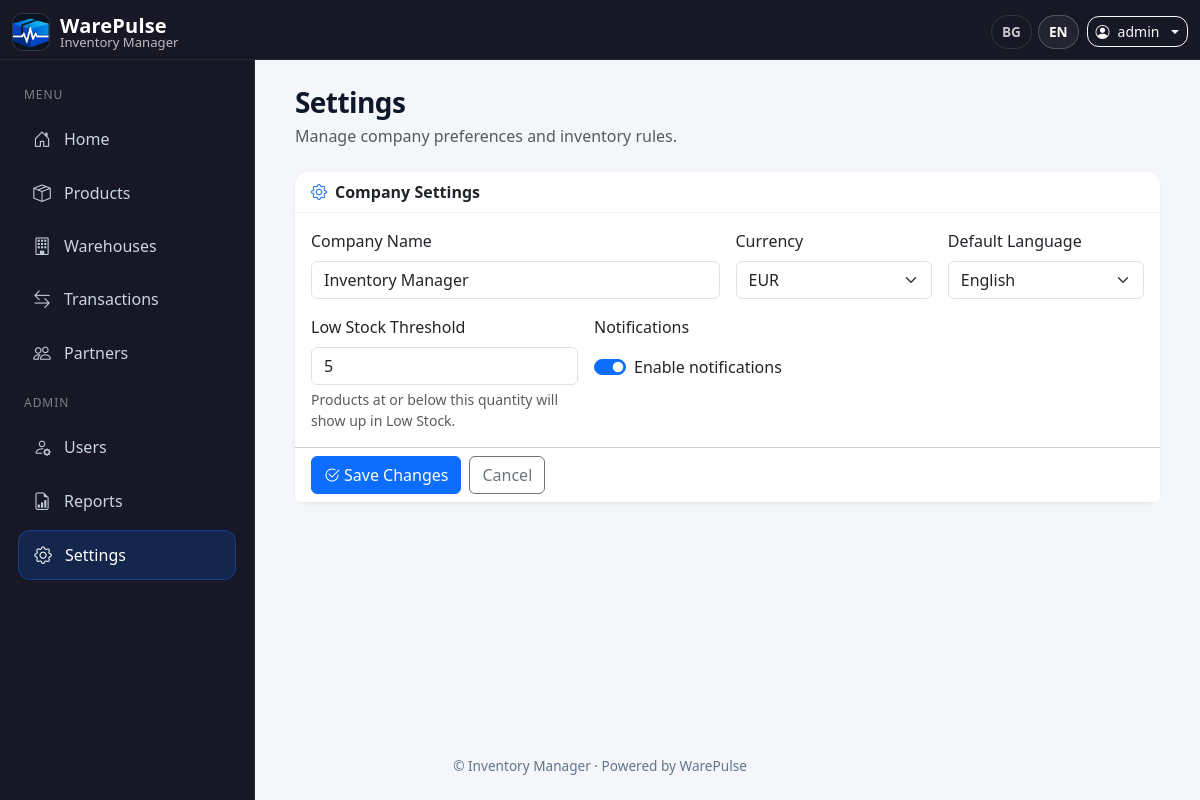
Before: /settings/ (signed in) with the older database file.
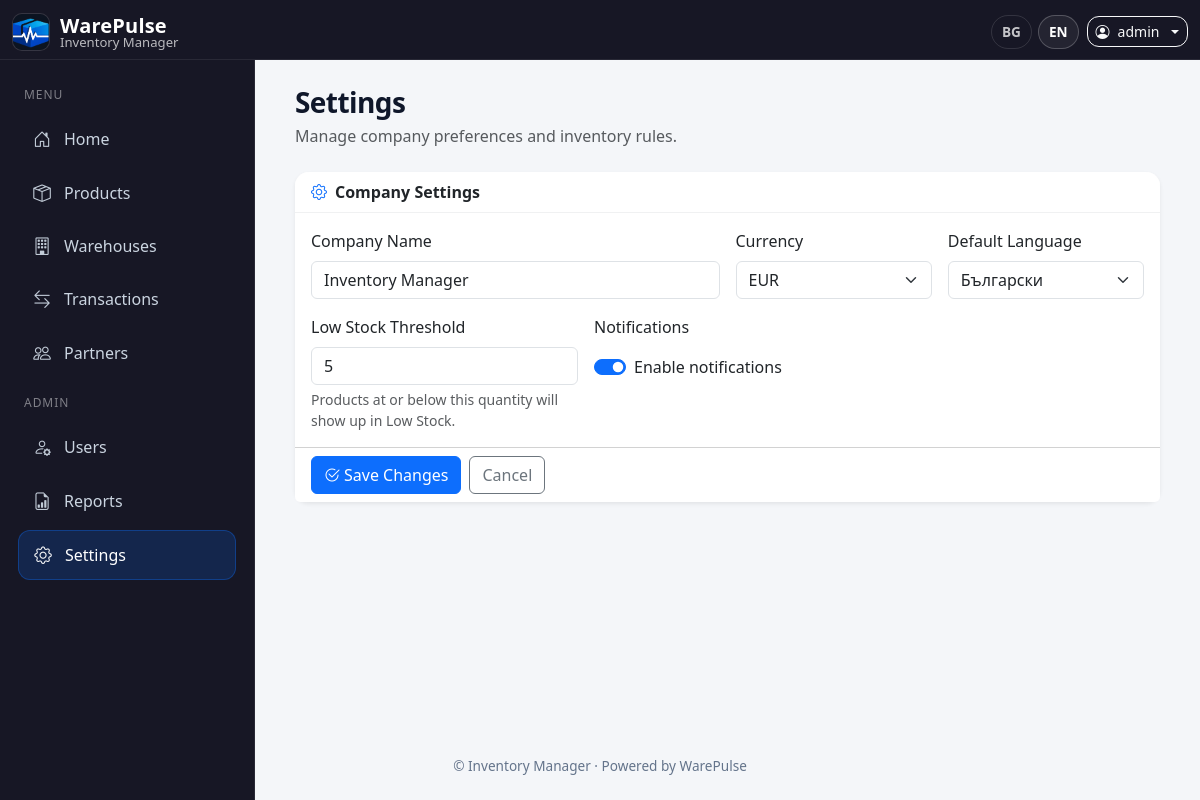
After: the same page with the newer database file.
### inventory/models.py (models this page shows)
class AppConfig(db.Model):
    id = db.Column(db.Integer, primary_key=True)
    owner_id = db.Column(db.Integer, db.ForeignKey("user.id"), nullable=False, unique=True)
    company_name = db.Column(db.String(120), default="My Company")
    logo_path = db.Column(db.String(200))
    notifications_enabled = db.Column(db.Boolean, default=True)
    low_stock_threshold = db.Column(db.Integer, default=5)
    default_language = db.Column(db.String(10), default="en")
    currency = db.Column(db.String(10), default="EUR")

### inventory/routes/settings.py (the view, shortened to what this page needs)
@bp.route("/", methods=["GET", "POST"])
@login_required
def settings():
    if not has_permission(current_user, "settings:manage"):
        flash(_("Access denied"), "danger")
        return redirect(url_for("main.index"))
    owner_id = _get_owner_id()
    if owner_id is None:
        flash(_("Owner context required."), "warning")
        return redirect(url_for("main.index"))
    config = _get_or_create_config(owner_id)
    return render_template("settings.html", config=config)

### inventory/utils/permissions.py (called while the page is built)
def _norm_role(role: str | None) -> str:
    if not role:
        return ""
    r = " ".join(role.strip().split())  # normalize whitespace
    compact = r.replace(" ", "")
    if compact == "Admin/Owner":
        return ROLE_ADMIN_OWNER
    return r

def has_permission(user, permission: str) -> bool:
    role = _norm_role(getattr(user, "role", None))
    allowed = ROLE_PERMISSIONS.get(role, set())
    return permission in allowed

### inventory/utils/translations.py (called while the page is built)
def load_translations(lang, app):
    path = os.path.join('translations', f'{lang}.json')
    if not os.path.exists(path):
        path = os.path.join('translations', f"{app.config['DEFAULT_LANG']}.json")
    with open(path, 'r', encoding='utf-8') as f:
        return json.load(f)

def set_language(app):
    lang = request.args.get('lang')
    if lang and lang in app.config['LANGUAGES']:
        session['lang'] = lang
    elif 'lang' not in session:
        session['lang'] = app.config['DEFAULT_LANG']
    g.lang = session['lang']
    g.translations = load_translations(g.lang, app)

def _(key):
    try:
        return g.translations.get(key, key)
    except Exception:
        return key

### inventory/templates/settings.html (shortened to what this page needs)
{% extends "base.html" %}
{% block content %}
<div class="container-fluid">
  <div class="mb-4">
    <h3 class="fw-bold mb-0">{{ _('Settings') }}</h3>
    <div class="text-muted mt-1">{{ _('Manage company preferences and inventory rules.') }}</div>
  </div>
  <form method="POST" class="card shadow-sm border-0">
    <div class="card-header bg-white fw-semibold d-flex align-items-center">
      <i class="bi bi-gear me-2 text-primary"></i>{{ _('Company Settings') }}
    </div>
    <div class="card-body">
      <div class="row g-3">
        <div class="col-md-6">
          <label class="form-label">{{ _('Company Name') }}</label>
          <input type="text" name="company_name" class="form-control" value="{{ config.company_name }}" required>
        </div>
        <div class="col-md-3">
          <label class="form-label">{{ _('Currency') }}</label>
          <select name="currency" class="form-select">
            <option value="EUR" {% if config.currency == 'EUR' %}selected{% endif %}>EUR</option>
          </select>
        </div>
        <div class="col-md-3">
          <label class="form-label">{{ _('Default Language') }}</label>
          <select name="default_language" class="form-select">
            <option value="en" {% if config.default_language == 'en' %}selected{% endif %}>English</option>
            <option value="bg" {% if config.default_language == 'bg' %}selected{% endif %}>Български</option>
          </select>
        </div>
        <div class="col-md-4">
          <label class="form-label">{{ _('Low Stock Threshold') }}</label>
          <input type="number" min="0" name="low_stock_threshold" class="form-control"
                 value="{{ config.low_stock_threshold if config.low_stock_threshold is not none else 5 }}">
          <div class="form-text">
            {{ _('Products at or below this quantity will show up in Low Stock.') }}
          </div>
        </div>
        <div class="col-md-4">
          <label class="form-label">{{ _('Notifications') }}</label>
          <div class="form-check form-switch mt-2">
            <input class="form-check-input" type="checkbox" role="switch"
                   name="notifications_enabled" id="notifSwitch"
                   {% if config.notifications_enabled %}checked{% endif %}>
            <label class="form-check-label" for="notifSwitch">
              {{ _('Enable notifications') }}
            </label>
          </div>
        </div>
      </div>
    </div>
    <div class="card-footer bg-white d-flex gap-2">
      <button class="btn btn-primary">
        <i class="bi bi-check2-circle me-1"></i>{{ _('Save Changes') }}
      </button>
      <a href="{{ url_for('main.index') }}" class="btn btn-outline-secondary">
        {{ _('Cancel') }}
      </a>
    </div>
  </form>
</div>
{% endblock %}

### inventory/templates/base.html (shortened to what the changed rows need)
<!DOCTYPE html>
<html lang="{{ g.lang or 'en' }}">
<head>
  <link href="https://cdn.jsdelivr.net/npm/bootstrap@5.3.2/dist/css/bootstrap.min.css" rel="stylesheet" />
  <link href="https://cdn.jsdelivr.net/npm/bootstrap-icons@1.11.3/font/bootstrap-icons.css" rel="stylesheet" />
</head>
<body>
<nav class="navbar navbar-dark topbar fixed-top">
  <div class="container-fluid">
    <a class="navbar-brand brand"
       href="{% if current_user.is_authenticated %}
                {% if current_user.role == 'Developer' %}
                  {{ url_for('users.developer_dashboard') }}
                {% else %}
                  {{ url_for('main.index') }}
                {% endif %}
              {% else %}
                {{ url_for('main.landing') }}
              {% endif %}">
      <div class="d-flex flex-column">
        <span class="name">WarePulse</span>
        <span class="company">{{ g.app_config.company_name if g.app_config else '' }}</span>
      </div>
    </a>
  </div>
</nav>
<div class="content-wrap">
  <main class="main-content">
    {% block content %}{% endblock %}
  </main>
  <footer class="footer text-center">
    <div class="container">
      {% set company = g.app_config.company_name if g.app_config else '' %}
      © {{ company }} · Powered by WarePulse
    </div>
  </footer>
</div>
</body>
</html>

Changed rows visible on the page:
changed AppConfig "Inventory Manager": default_language "English" → "Български"
